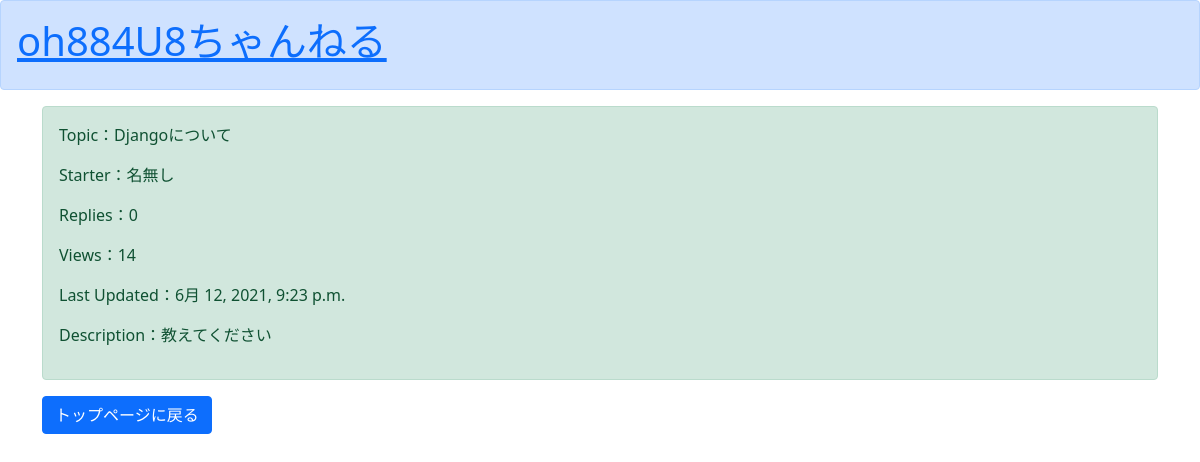
The app's page /detail/2 with its own data.
### boardapp/models.py (models this page shows, shortened)
class BoardModel(models.Model):
    topic = models.CharField(max_length=30)
    starter = models.CharField(max_length=10, default="名無し")
    replies = models.PositiveIntegerField(default=0)
    views = models.PositiveIntegerField(default=0)
    last_updated = models.DateTimeField(default=timezone.now)
    description = models.TextField()

### boardapp/views.py (the view)
# urls.py: path('detail/<int:pk>', detailfunc, name='detail'),
def detailfunc(request, pk):
    object = get_object_or_404(BoardModel, pk=pk)
    object.views += 1
    object.save()
    return render(request, 'detail.html', {'object':object})

### templates/detail.html (shortened to what this page needs)
{% extends 'base.html' %}
{% block content %}
<div class="container">
  <div class="alert alert-success" role="alert">
    <p>Topic：{{ object.topic }}</p>
    <p>Starter：{{ object.starter }}</p>
    <p>Replies：{{ object.replies }}</p>
    <p>Views：{{ object.views }}</p>
    <p>Last Updated：{{ object.last_updated }}</p>
    <p>Description：{{ object.description }}</p>
  </div>
  <a href="{% url 'list' %}" class="btn btn-primary" tabindex="-1" role="button" aria-disabled="true">トップページに戻る</a>
</div>
{% endblock content %}

### records on screen
BoardModel: topic "Djangoについて", starter "名無し", replies "0", views "14", last_updated "6月 12, 2021, 9:23 p.m.", description "教えてください"
